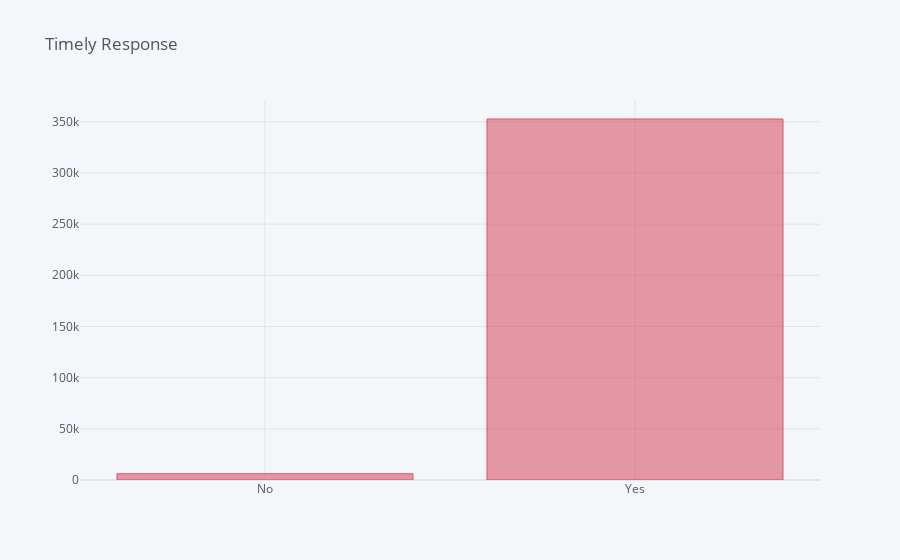

Notebook cell for this chart:
### Code cell
fig = plt.figure(figsize=(8,6))
complaints1.groupby('Timely response?')['Timely response?'].count().iplot(kind='bar',title='Timely Response',fontsize=2,color= '#d8576b')
plt.show()

### Figure 1 — Plotly figure (JSON) as saved in the notebook; plotly's stock layout.template omitted (floating-point values rounded to 4 significant figures)
{"data": [{"marker": {"color": "rgba(216, 87, 107, 0.6)", "line": {"color": "rgba(216, 87, 107, 1.0)", "width": 1}}, "name": "Timely response?", "orientation": "v", "text": "", "type": "bar", "x": ["No", "Yes"], "y": [6135, 352675]}], "layout": {"legend": {"bgcolor": "#F5F6F9", "font": {"color": "#4D5663"}}, "paper_bgcolor": "#F5F6F9", "plot_bgcolor": "#F5F6F9", "title": {"font": {"color": "#4D5663"}, "text": "Timely Response"}, "xaxis": {"gridcolor": "#E1E5ED", "showgrid": true, "tickfont": {"color": "#4D5663"}, "title": {"font": {"color": "#4D5663"}, "text": ""}, "zerolinecolor": "#E1E5ED"}, "yaxis": {"gridcolor": "#E1E5ED", "showgrid": true, "tickfont": {"color": "#4D5663"}, "title": {"font": {"color": "#4D5663"}, "text": ""}, "zerolinecolor": "#E1E5ED"}}}
